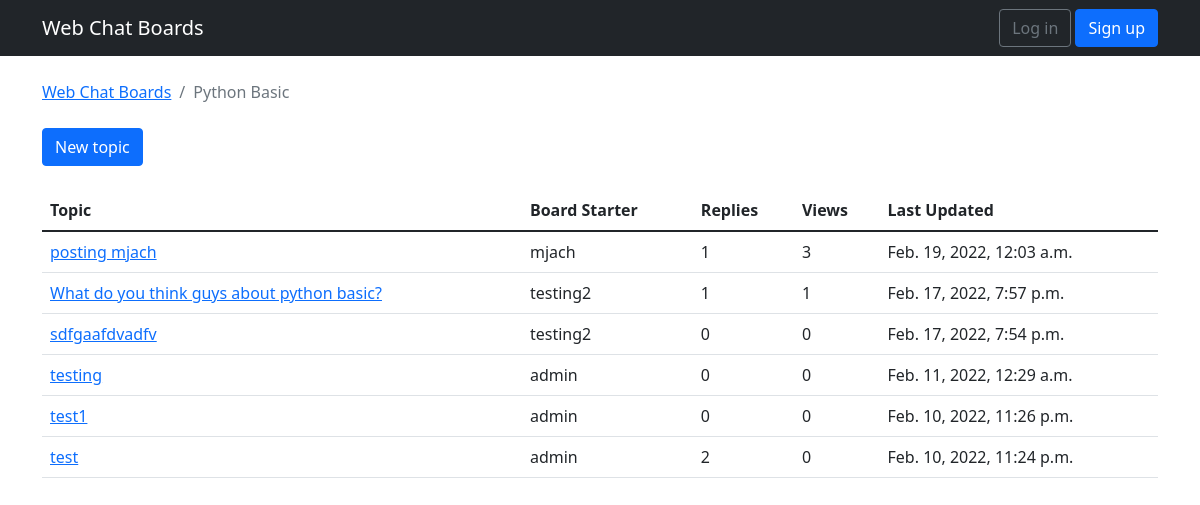
Screenshot of /board_topic/1/ with the database file from the repository.
### webchat/models.py (models this page shows, shortened)
class ChatBoard(models.Model):
    name = models.CharField(max_length = 35, unique = True)
    details = models.CharField(max_length = 150)

class ChatTopic(models.Model):
    subject = models.CharField(max_length = 250)
    lastUpdate = models.DateTimeField(auto_now_add = True)
    boardName = models.ForeignKey(ChatBoard, related_name='topics',on_delete=models.CASCADE)
    boardStarter = models.ForeignKey(User, related_name='topics',on_delete=models.CASCADE)
    views = models.PositiveIntegerField(default=0)

### webchat/views.py (the view)
# urls.py: re_path(r'^board_topic/(?P<pk>\d+)/$', views.board_topic, name='board_topic'),
def board_topic(request,pk):
    chat_board = get_object_or_404(ChatBoard, pk=pk)
    topics = chat_board.topics.order_by('-lastUpdate').annotate(replies=Count('posts')-1)
    return render(request, 'chat_board_topics.html', {'chat_board': chat_board, 'topics':topics})

### templates/chat_board_topics.html (shortened to what this page needs)
{% extends 'base.html' %}
{% block breadcrumb %}
        <li class="breadcrumb-item"><a href="{% url 'home' %}">Web Chat Boards</a></li>
        <li class="breadcrumb-item active">{{ chat_board.name }}</li>
{% endblock %}
{% block content %}
<div class="mb-4">
  <a href="{% url 'new_board_topic' chat_board.pk %}" class="btn btn-primary">New topic</a>
</div>
<table class="table">
    <thead class="thead-inverse">
      <tr>
        <th>Topic</th>
        <th>Board Starter</th>
        <th>Replies</th>
        <th>Views</th>
        <th>Last Updated</th>
      </tr>
    </thead>
    <tbody>
      {% for topic in topics %}
        <tr>
          <td><a href="{% url 'topic_posts' chat_board.pk topic.pk %}">{{ topic.subject }}</td>
          <td>{{ topic.boardStarter.username }}</td>
          <td>{{ topic.replies }}</td>
          <td>{{ topic.views }}</td>
          <td>{{ topic.lastUpdate }}</td>
        </tr>
      {% endfor %}
    </tbody>
  </table>
{% endblock %}

### rows the page displays
ChatBoard: name "Python Basic"
ChatTopic: subject "posting mjach", boardStarter.username "mjach", replies "1", views "3", lastUpdate "Feb. 19, 2022, 12:03 a.m."
ChatTopic: subject "What do you think guys about python basic?", boardStarter.username "testing2", replies "1", views "1", lastUpdate "Feb. 17, 2022, 7:57 p.m."
ChatTopic: subject "sdfgaafdvadfv", boardStarter.username "testing2", replies "0", views "0", lastUpdate "Feb. 17, 2022, 7:54 p.m."
ChatTopic: subject "testing", boardStarter.username "admin", replies "0", views "0", lastUpdate "Feb. 11, 2022, 12:29 a.m."
ChatTopic: subject "test1", boardStarter.username "admin", replies "0", views "0", lastUpdate "Feb. 10, 2022, 11:26 p.m."
ChatTopic: subject "test", boardStarter.username "admin", replies "2", views "0", lastUpdate "Feb. 10, 2022, 11:24 p.m."
